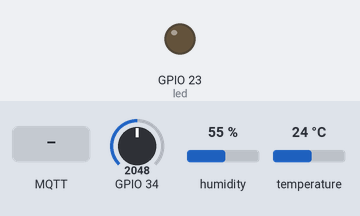
A program run on a simulated ESP32 board running MicroPython. Parts: output pins drawn as LEDs (lit = HIGH). The test bench sets the inputs (shaded band); at power-on: GPIO 34 = 2048, humidity 55 %, temperature 24 °C (analog values on the 0–4095 scale). No MQTT or app messages arrive unless stated; what the program prints to the serial console is not drawn.

Above: at 1.2 s.
1.3 s: MQTT message "1" arrives on the first subscribed topic
3.0 s: MQTT message "on" arrives on the first subscribed topic
4.5 s: MQTT message "off" arrives on the first subscribed topic
Timing chart, 0 to 33.0 s (numbered marks = the images above; inputs shaded):
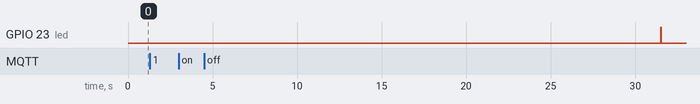

The program:

iot_dht11.py
```python
##############################################
#  Main program for ESP32 with a single      #
#  DHT11 sensor                              #
#                                            #
#  KEA IT TEKNOLOG  -  IOT2 Projekt 2024     #
#  Gruppe 6C:                                #
#  Alexander Gundsø, Mads Janum Magnusson,   #
#  Emil Bøegh Grønning-Vogter &              #
#  Jacob Rusch Svendsen                      #
#                                            #
##############################################

from mqtt_as import MQTTClient, config
from utime import sleep
import asyncio
from machine import I2C, Pin
import json


####  Sensors  ####
import dht                             # DHT11
pin_dht11 = 32
sensor = dht.DHT11(Pin(pin_dht11))
# Battery
from adc_sub import ADC_substitute
pin_battery = 34                       # ADC1_6
battery = ADC_substitute(pin_battery)

# Activity LED
led = Pin(23, Pin.OUT)

# Local configuration
config['server'] = '52.236.38.161'  # Change to suit
config['ssid'] = 'iot'
config['wifi_pw'] = 'gruppe06'

def get_battery_percentage(battery):
    min_v = 1.59
    bat_v = battery.read_voltage()
    max_v = 2.27

    pct = int((bat_v - min_v)/(max_v-min_v)*100)
    if pct > 100:
        pct = 100
    if pct <= 0:
        pct = 0
    return(pct)

def reboot_esp():
    print("Rebooting!\n\n")
    import machine
    machine.reset()

async def messages(client):  # Respond to incoming messages
    async for topic, msg, retained in client.queue:
        print((topic, msg, retained))

async def up(client):  # Respond to connectivity being (re)established
    while True:
        await client.up.wait()  # Wait on an Event
        client.up.clear()
        await client.subscribe('foo_topic', 1)  # renew subscriptions

async def main(client):
    try:
        await client.connect()
    except:
        print('Error')
        reboot_esp()

    for coroutine in (up, messages):
        asyncio.create_task(coroutine(client))

    while True:
        await asyncio.sleep(30)
        led.on()

        #print('Publish', scd40_data)
        bat_pct = get_battery_percentage(battery)

        # Check the sensor
        sensor.measure()
        sensor_value_temp = sensor.temperature()
        sensor_value_hum = sensor.humidity()
        message = {
            "temp": sensor_value_temp,
            "hum":	sensor_value_hum,
            "bat": bat_pct
        }
        json_message = json.dumps(message)
        print("Publish:  ", json_message)

        await client.publish('sensor/bedroom/json', str(json_message), qos = 1)
        led.off()


config["queue_len"] = 1  # Use event interface with default queue size
MQTTClient.DEBUG = True  # Optional: print diagnostic messages
client = MQTTClient(config)
try:
    asyncio.run(main(client))
finally:
    client.close()  # Prevent LmacRxBlk:1 errors
```

adc_sub.py
```python
# An ESP32 ADC substituting library usable from 200 mV to 2,4 V
#
# This library mitigates some of the ESP32 ADC problems:
# - noise: by averaging over 256 measurement
# - 100 mV late start, and
# - non linearity: by using own formula
#
# The library uses a fixed attenuation of 11 dB and 12 bits

from machine import ADC, Pin

class ADC_substitute():

    __adc = None

    # ADC value to voltage first degree equation coefficients
    __alpha = 0.000838616
    __beta = 0.097068


    def __init__(self, pin_adc):
        self.__adc = ADC(Pin(pin_adc))
        self.__adc.atten(ADC.ATTN_11DB)
        self.__adc.width(ADC.WIDTH_12BIT)


    def read_adc(self):
        adc_val = 0
        for i in range(256):
            adc_val += self.__adc.read()
        adc_val = adc_val >> 8

        return adc_val


    def read_voltage(self):
        adc_val = self.read_adc()

        return self.__alpha * adc_val + self.__beta
```

Measured:
- after the input at 1.3 s, every drawn part: stays the same
- after the input at 3.0 s, every drawn part: stays the same
